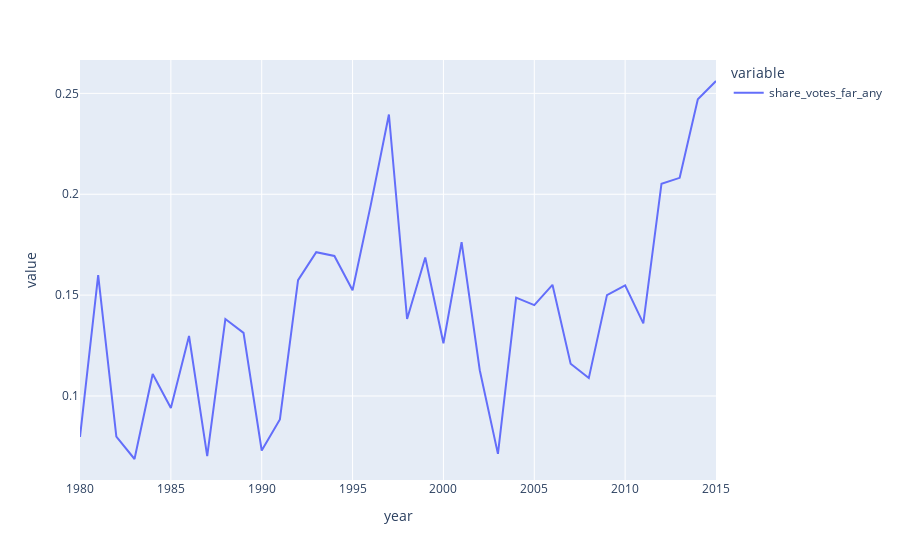

The cell this chart's notebook holds for it:
### Code cell
only_elections.groupby("year")["share_votes_far_any"].mean().plot()

### Figure 1 — Plotly figure (JSON) as saved in the notebook; plotly's stock layout.template omitted (floating-point values rounded to 4 significant figures)
{"data": [{"hovertemplate": "variable=share_votes_far_any<br>year=%{x}<br>value=%{y}<extra></extra>", "legendgroup": "share_votes_far_any", "line": {"color": "#636efa", "dash": "solid"}, "marker": {"symbol": "circle"}, "mode": "lines", "name": "share_votes_far_any", "orientation": "v", "showlegend": true, "type": "scatter", "x": [1980, 1981, 1982, 1983, 1984, 1985, 1986, 1987, 1988, 1989, 1990, 1991, 1992, 1993, 1994, 1995, 1996, 1997, 1998, 1999, 2000, 2001, 2002, 2003, 2004, 2005, 2006, 2007, 2008, 2009, 2010, 2011, 2012, 2013, 2014, 2015], "xaxis": "x", "y": [0.07971, 0.1599, 0.07991, 0.06877, 0.1109, 0.09404, 0.1297, 0.07023, 0.1382, 0.1313, 0.07297, 0.08839, 0.1574, 0.1713, 0.1694, 0.1524, 0.1946, 0.2395, 0.1382, 0.1686, 0.1261, 0.1763, 0.1128, 0.07131, 0.1488, 0.145, 0.1551, 0.116, 0.1089, 0.15, 0.1549, 0.136, 0.2052, 0.2081, 0.2471, 0.2561], "yaxis": "y"}], "layout": {"legend": {"title": {"text": "variable"}, "tracegroupgap": 0}, "margin": {"t": 60}, "xaxis": {"anchor": "y", "domain": [0, 1], "title": {"text": "year"}}, "yaxis": {"anchor": "x", "domain": [0, 1], "title": {"text": "value"}}}}
